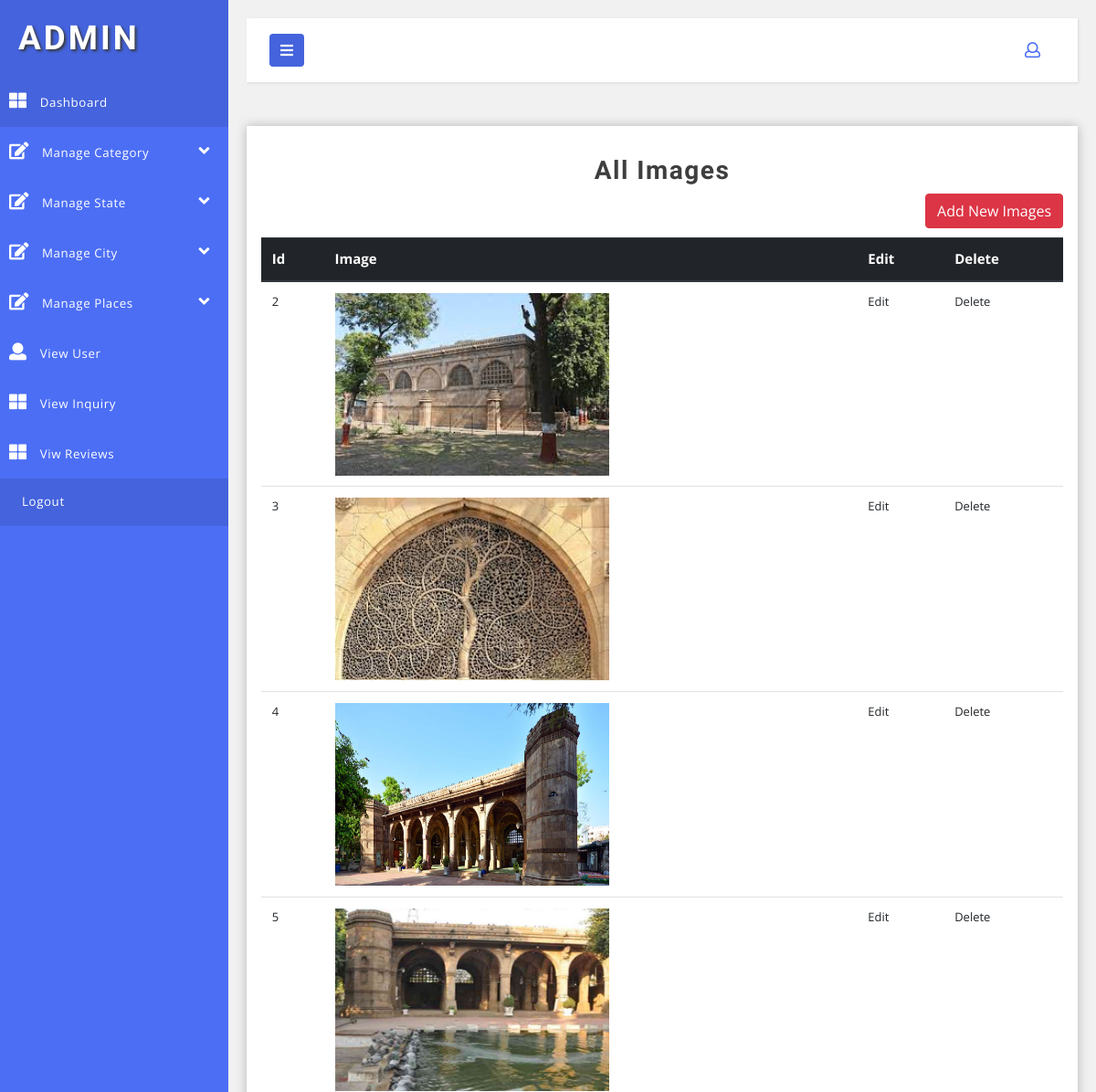
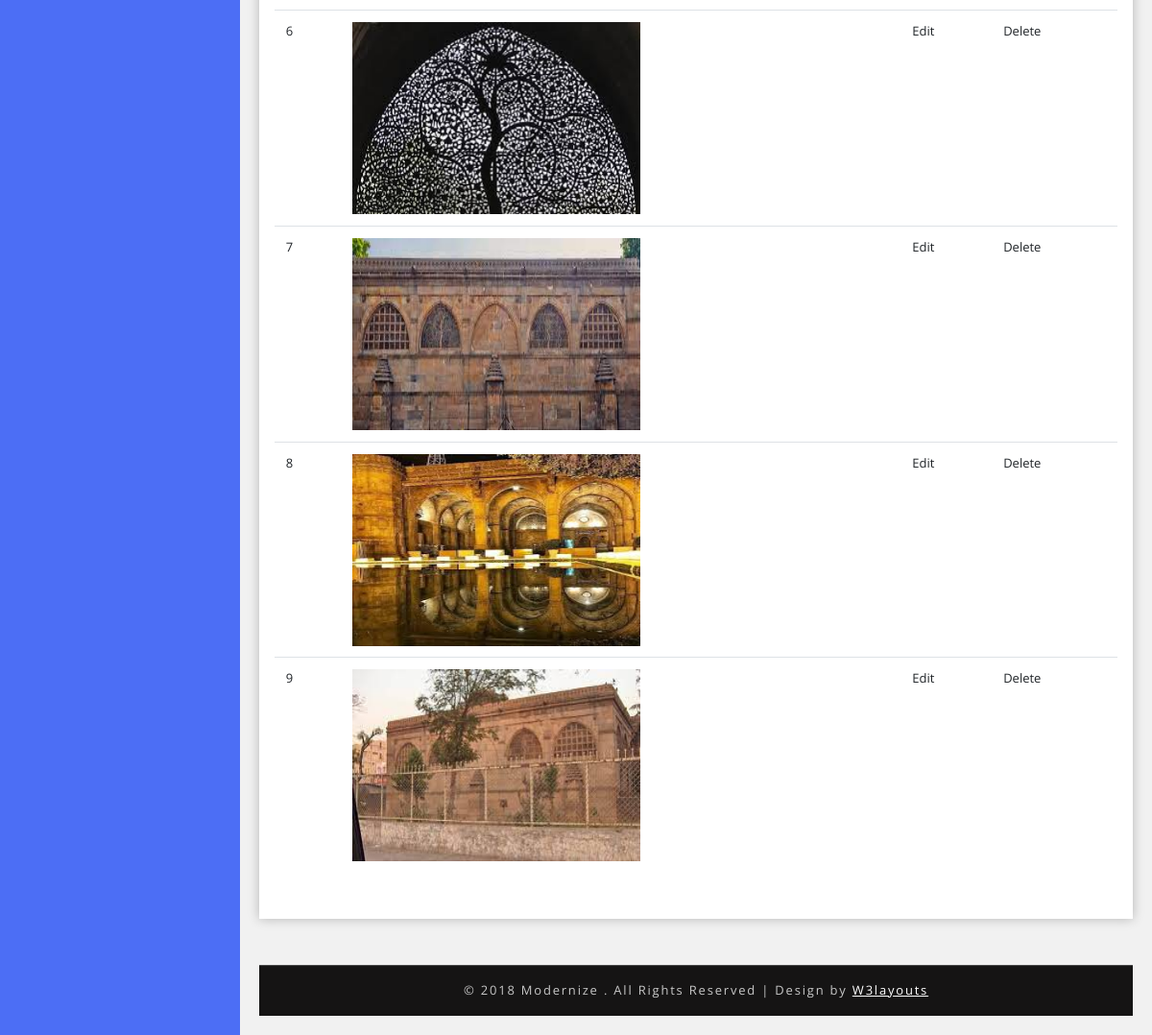
Screenshot of /admin/view_images.php?imageid=32 (signed in) with the database file from the repository (2 pictures, top to bottom).
### tables this page shows
CREATE TABLE `images` (
  `id` int(11) NOT NULL,
  `place_id` int(11) NOT NULL,
  `image` varchar(100) NOT NULL
);

### admin/view_images.php (the view, shortened to what this page needs)
<?php
$obj = new mysqli("localhost","root","","city guide");
$ide=$_GET["imageid"];
$p = $obj->query("select images.id,images.place_id,images.image,place.place from images inner join place on images.place_id=place.id where place.id='$ide'");
?>
<!DOCTYPE html>
<html lang="en">
<head>
    <link href="css/bootstrap.css" rel="stylesheet" type="text/css" media="all" />
    <link href="css/style.css" rel="stylesheet" type="text/css" media="all" />
    <link rel="stylesheet" href="css/style4.css">
    <link href="css/fontawesome-all.css" rel="stylesheet">
</head>
<body>
    <div class="wrapper">
        <?php include'common/sidebar.php';?>
        <div id="content">
            <nav class="navbar navbar-default mb-xl-5 mb-4">
                <div class="container-fluid">
                    <div class="navbar-header">
                        <button type="button" id="sidebarCollapse" class="btn btn-info navbar-btn">
                            <i class="fas fa-bars"></i>
                        </button>
                    </div>
                    <ul class="top-icons-agileits-w3layouts float-right">
                        <li class="nav-item dropdown">
                            <a class="nav-link dropdown-toggle" href="#" id="navbarDropdown2" role="button" data-toggle="dropdown" aria-haspopup="true"
                                aria-expanded="false">
                                <i class="far fa-user"></i>
                            </a>
                        </li>
                    </ul>
                </div>
            </nav>
            <section class="tables-section">
                <div class="outer-w3-agile min" align="align-self-center">
                    <h4 class="tittle-w3-agileits mb-2">All Images</h4>
                    <a href="more_image.php?placeid=<?php echo $_GET['imageid'];?>" class="btn btn-danger" style="float: right" >Add New Images</a>
                    <br/><br/>
                    <table class="table" align="center">
                        <thead class="thead-dark">
                            <tr>
                                <th scope="col" align="text-center">Id</th>
                                <th scope="col" align="text-center">Image</th>
                                <th scope="col" align="text-center">Edit</th>
                                <th scope="col" align="text-center">Delete</th>
                        </thead>
                        <tbody>
                            <?php
                                while($row = $p->fetch_object())
                                {
                            ?>
                            <tr>
                            <td><?php echo $row->id;?></td>
                            <td><img src="upload/<?php echo $row->image;?>" height="200" width="300"></td>
                            <td><a href="edit_image.php?editid=<?php echo $row->id;?>">Edit</a></td>
                            <td><a href="delete_image.php?delid=<?php echo $row->id;?>">Delete</a></td>
                            <?php
                                }
                            ?>
                            </tr>
                        </tbody>
                    </table>
        </div>
            <div class="copyright-w3layouts py-xl-3 py-2 mt-xl-5 mt-4 text-center">
                <p>© 2018 Modernize . All Rights Reserved | Design by
                    <a href="http://w3layouts.com/"> W3layouts </a>
                </p>
            </div>
    </div>
</body>
</html>

### admin/css/style.css (style rules this page uses)
html, body { margin: 0; font-size: 100%; font-family: 'Open Sans', sans-serif; background: #fff; }
body a { text-decoration: none; transition: 0.5s all; -webkit-transition: 0.5s all; -moz-transition: 0.5s all; -o-transition: 0.5s all; -ms-transition: 0.5s all; }
h1, h2, h3, h4, h5, h6 { margin: 0; font-family: 'Poiret One', cursive; font-weight: 700; }
p { margin: 0; }
ul { margin: 0; padding: 0; }
ul li { list-style: none; }
.outer-w3-agile { padding: 2em 1em; -webkit-box-shadow: 0px 0px 11px 0px rgba(0, 0, 0, 0.25); -moz-box-shadow: 0px 0px 11px 0px rgba(0, 0, 0, 0.25); box-shadow: 0px 0px 11px 0px rgba(0, 0, 0, 0.25); background: #fff; }
h4.tittle-w3-agileits { font-size: 2em; letter-spacing: 1.5px; font-weight: 600; color: #3e3e3e; text-align: center; }
.top-icons-agileits-w3layouts .dropdown-toggle::after { display: none; }
.top-icons-agileits-w3layouts li { list-style: none; display: inline-block; }
ul.top-icons-agileits-w3layouts a.nav-link i { display: inline-block; font-size: 17px; color: #4c6ef5; }
.dropdown { display: none; padding: 0; list-style: none; }
.copyright-w3layouts p { color: #c7c7c7; font-size: 13px; letter-spacing: 1.8px; text-align: center; font-weight: 400; }
.copyright-w3layouts p a { color: #fff; text-decoration: underline; }
.copyright-w3layouts { background: #151414; border-top: 1px solid #464646; }
.table th, .table td { padding: 0.74rem; vertical-align: top; border-top: 1px solid #dee2e6; font-size: 13px; }
.table th { color: #252525; font-size: 15px; }
@media (max-width:1280px) { h4.tittle-w3-agileits { font-size: 1.75em; } }

### admin/css/style4.css (style rules this page uses)
body { font-family: 'Open Sans', sans-serif; background: #f1f1f1; }
p { font-family: 'Open Sans', sans-serif; }
a, a:hover, a:focus { color: inherit; text-decoration: none; transition: all 0.3s; }
.navbar { padding: 15px 10px; background: #fff; border: none; border-radius: 0; box-shadow: 1px 1px 3px rgba(0, 0, 0, 0.1); }
.navbar-btn { box-shadow: none; outline: none !important; border: none; background: #4463dc; }
i, span { display: inline-block; }
.wrapper { display: flex; align-items: stretch; }
#content { padding: 20px; min-height: 100vh; transition: all 0.3s; overflow: hidden; width: 100%; }

### rows the page displays
images: id "2", image (picture)
images: id "3", image (picture)
images: id "4", image (picture)
images: id "5", image (picture)
images: id "6", image (picture)
images: id "7", image (picture)
images: id "8", image (picture)
images: id "9", image (picture)
